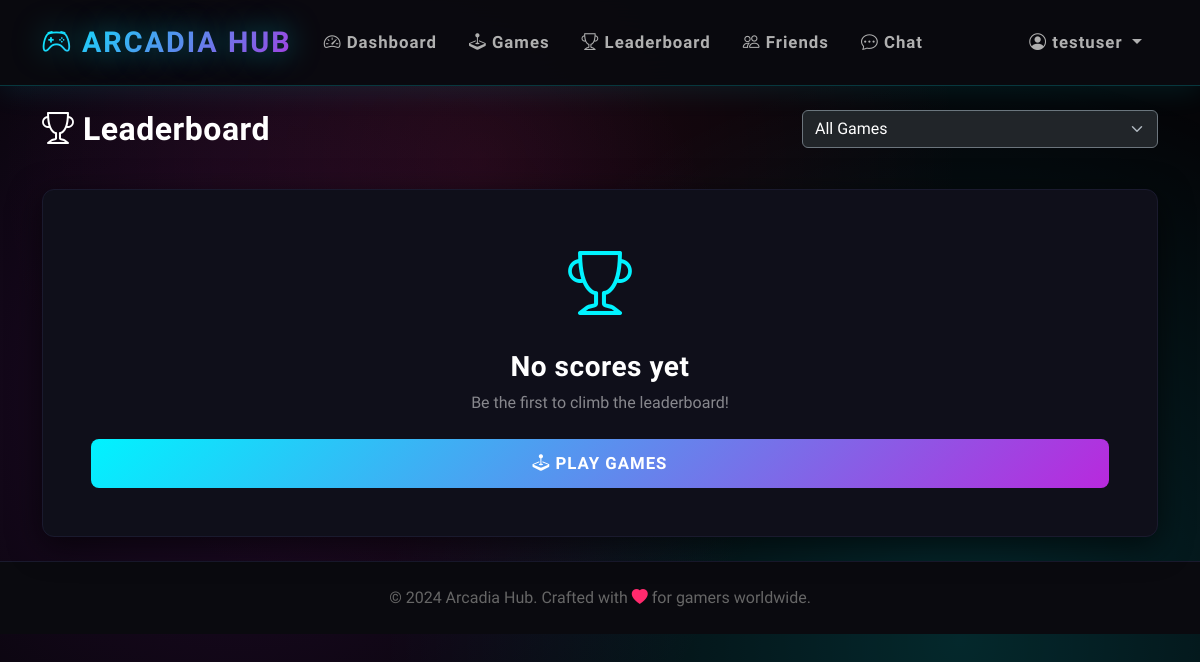
Page /leaderboard (signed in) on the earlier database version.
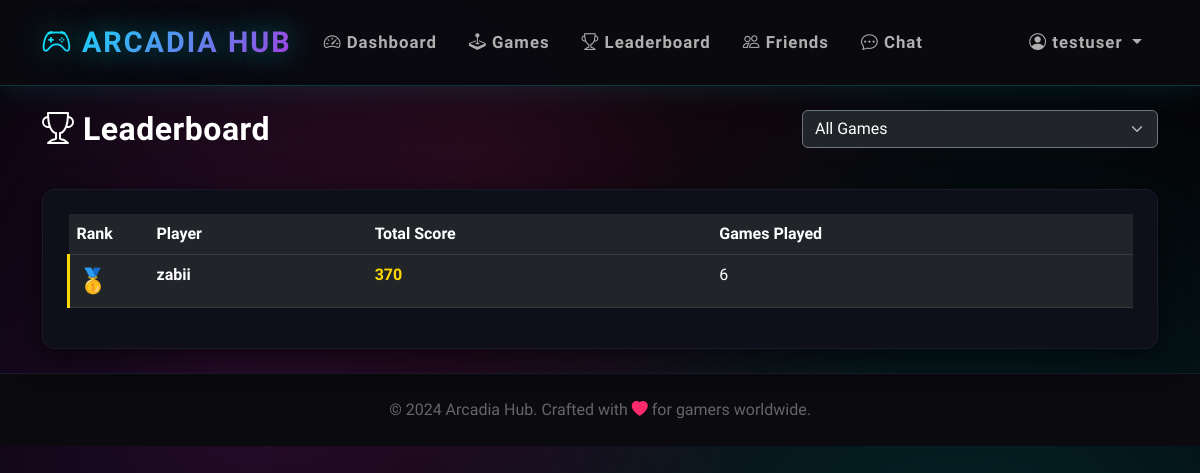
Same page on the later database version.
### models/models.py (models this page shows, shortened)
class User(db.Model):
    __tablename__ = 'users'
    user_id = db.Column(db.Integer, primary_key=True, autoincrement=True)
    username = db.Column(db.String(80), unique=True, nullable=False, index=True)
    email = db.Column(db.String(120), unique=True, nullable=False, index=True)
    password_hash = db.Column(db.String(256), nullable=False)
    created_at = db.Column(db.DateTime, default=datetime.utcnow)
    last_login = db.Column(db.DateTime, default=datetime.utcnow)
    streak = db.Column(db.Integer, default=0)
    coins = db.Column(db.Integer, default=100)
    xp = db.Column(db.Integer, default=0)
    player_level = db.Column(db.Integer, default=1)
    total_games_played = db.Column(db.Integer, default=0)
    total_score = db.Column(db.Integer, default=0)
    avatar_config = db.Column(db.Text, nullable=True)
    settings_config = db.Column(db.Text, default='{"theme": "dark", "sound": true}')
    is_online = db.Column(db.Boolean, default=False)
    last_seen = db.Column(db.DateTime, default=datetime.utcnow)
    scores = db.relationship('Score', backref='user', lazy='dynamic', cascade='all, delete-orphan')
    achievements = db.relationship('Achievement', backref='user', lazy='dynamic', cascade='all, delete-orphan')
    inventory = db.relationship('Inventory', backref='user', lazy='dynamic', cascade='all, delete-orphan')
    sent_messages = db.relationship('Message', foreign_keys='Message.sender_id', backref='sender', lazy='dynamic', cascade='all, delete-orphan')
    received_messages = db.relationship('Message', foreign_keys='Message.recipient_id', backref='recipient', lazy='dynamic', cascade='all, delete-orphan')
    friend_requests_sent = db.relationship('FriendRequest', foreign_keys='FriendRequest.sender_id', backref='sender', lazy='dynamic', cascade='all, delete-orphan')
    friend_requests_received = db.relationship('FriendRequest', foreign_keys='FriendRequest.recipient_id', backref='recipient', lazy='dynamic', cascade='all, delete-orphan')

### routes/main_routes.py (the view)
@main_bp.route('/leaderboard')
@login_required
def leaderboard():
    try:
        game_key = request.args.get('game')
        leaderboard_data = get_leaderboard(game_key=game_key, limit=50)
        games = get_all_games()
        return render_template('leaderboard.html',
                             leaderboard=leaderboard_data,
                             games=games,
                             current_game=game_key)
    except Exception as e:
        logger.error(f"Leaderboard error: {e}")
        flash('Error loading leaderboard', 'danger')
        return redirect(url_for('main.dashboard'))

### services/game_service.py (called while the page is built)
def get_leaderboard(game_key=None, limit=10):
    try:
        query = db.session.query(
            Score.user_id,
            User.username,
            db.func.sum(Score.score).label('total_score'),
            db.func.count(Score.score_id).label('games_played')
        ).join(User, Score.user_id == User.user_id)
        if game_key:
            query = query.filter(Score.game_key == game_key)
        leaderboard = query.group_by(Score.user_id, User.username)\
            .order_by(db.desc('total_score'))\
            .limit(limit)\
            .all()
        return leaderboard
    except Exception as e:
        logger.error(f"Error fetching leaderboard: {e}")
        return []

def get_all_games():
    try:
        games = Game.query.order_by(Game.play_count.desc()).all()
        return games
    except Exception as e:
        logger.error(f"Error fetching games: {e}")
        return []

### utils/helpers.py (called while the page is built)
def login_required(f):
    @wraps(f)
    def decorated_function(*args, **kwargs):
        if 'user_id' not in session:
            flash('Please log in to access this page', 'warning')
            return redirect(url_for('auth.login'))
        return f(*args, **kwargs)
    return decorated_function

### templates/leaderboard.html (shortened to what this page needs)
{% extends "base.html" %}
{% block content %}
<div class="row mb-4">
    <div class="col-md-8">
        <h2 class="text-white mb-3"><i class="bi bi-trophy"></i> Leaderboard</h2>
    </div>
    <div class="col-md-4">
        <select class="form-select bg-dark text-white border-secondary" id="gameFilter">
            <option value="">All Games</option>
        </select>
    </div>
</div>
{% if leaderboard %}
<div class="row">
    <div class="col-md-12">
        <div class="card p-4">
            <div class="table-responsive">
                <table class="table table-dark table-hover">
                    <thead>
                        <tr>
                            <th class="text-white" style="width: 80px;">Rank</th>
                            <th class="text-white">Player</th>
                            <th class="text-white">Total Score</th>
                            <th class="text-white">Games Played</th>
                        </tr>
                    </thead>
                    <tbody>
                        {% for player in leaderboard %}
                        <tr class="{% if loop.index <= 3 %}leaderboard-item{% endif %}">
                            <td class="text-white">
                                {% if loop.index == 1 %}
                                <span style="font-size: 1.5rem;">🥇</span>
                                {% elif loop.index == 2 %}
                                <span style="font-size: 1.5rem;">🥈</span>
                                {% elif loop.index == 3 %}
                                <span style="font-size: 1.5rem;">🥉</span>
                                {% else %}
                                <strong>#{{ loop.index }}</strong>
                                {% endif %}
                            </td>
                            <td class="text-white">
                                <strong>{{ player.username }}</strong>
                            </td>
                            <td class="text-white">
                                <strong style="color: #ffd700;">{{ player.total_score }}</strong>
                            </td>
                            <td class="text-white">{{ player.games_played }}</td>
                        </tr>
                        {% endfor %}
                    </tbody>
                </table>
            </div>
        </div>
    </div>
</div>
{% else %}
<div class="row">
    <div class="col-md-12">
        <div class="card p-5 text-center">
            <i class="bi bi-trophy" style="font-size: 4rem; color: var(--neon-blue);"></i>
            <h3 class="text-white mt-3">No scores yet</h3>
            <p class="text-white-50 mb-4">Be the first to climb the leaderboard!</p>
            <a href="{{ url_for('main.games') }}" class="btn btn-accent">
                <i class="bi bi-joystick"></i> Play Games
            </a>
        </div>
    </div>
</div>
{% endif %}
{% endblock %}

### templates/base.html (shortened to what this page needs)
<!DOCTYPE html>
<html lang="en" data-bs-theme="dark">
<head>
    <link href="https://cdn.jsdelivr.net/npm/bootstrap@5.3.0/dist/css/bootstrap.min.css" rel="stylesheet">
    <link rel="stylesheet" href="https://cdn.jsdelivr.net/npm/bootstrap-icons@1.10.0/font/bootstrap-icons.css">
</head>
<body>
    <nav class="navbar navbar-expand-lg navbar-dark sticky-top">
        <div class="container">
            <a class="navbar-brand" href="{{ url_for('main.dashboard') }}">
                <i class="bi bi-controller"></i> ARCADIA HUB
            </a>
            {% if session.user_id %}
            <div class="collapse navbar-collapse" id="navbarNav">
                <ul class="navbar-nav me-auto">
                    <li class="nav-item">
                        <a class="nav-link" href="{{ url_for('main.dashboard') }}">
                            <i class="bi bi-speedometer2"></i> Dashboard
                        </a>
                    </li>
                    <li class="nav-item">
                        <a class="nav-link" href="{{ url_for('main.games') }}">
                            <i class="bi bi-joystick"></i> Games
                        </a>
                    </li>
                    <li class="nav-item">
                        <a class="nav-link" href="{{ url_for('main.leaderboard') }}">
                            <i class="bi bi-trophy"></i> Leaderboard
                        </a>
                    </li>
                    <li class="nav-item">
                        <a class="nav-link" href="{{ url_for('main.friends') }}">
                            <i class="bi bi-people"></i> Friends
                        </a>
                    </li>
                    <li class="nav-item">
                        <a class="nav-link" href="{{ url_for('main.chat') }}">
                            <i class="bi bi-chat-dots"></i> Chat
                        </a>
                    </li>
                </ul>
                <ul class="navbar-nav">
                    <li class="nav-item dropdown">
                        <a class="nav-link dropdown-toggle" href="#" role="button" data-bs-toggle="dropdown">
                            <i class="bi bi-person-circle"></i> {{ session.username }}
                        </a>
                    </li>
                </ul>
            </div>
            {% endif %}
        </div>
    </nav>
    <main class="py-4">
        <div class="container">
            {% block content %}{% endblock %}
        </div>
    </main>
    <footer class="py-4 mt-auto">
        <div class="container text-center">
            <p class="mb-0" style="color: #666;">
                &copy; 2024 Arcadia Hub. Crafted with <i class="bi bi-heart-fill" style="color: var(--neon-pink);"></i> for gamers worldwide.
            </p>
        </div>
    </footer>
</body>
</html>

### templates/base.html (style rules this page uses)
* { margin: 0; padding: 0; box-sizing: border-box; }
:root { --neon-blue: #00f3ff; --neon-purple: #b829dd; --neon-pink: #ff2a6d; --neon-green: #05ffa1; --dark-bg: #0a0a0f; --darker-bg: #050508; --card-bg: #0f0f1a; --card-border: #1a1a2e; }
body { min-height: 100vh; background: var(--darker-bg); font-family: 'Rajdhani', sans-serif; color: #e0e0e0; overflow-x: hidden; }
body::before { content: ''; position: fixed; top: 0; left: 0; width: 100%; height: 100%; background: radial-gradient(circle at 20% 50%, rgba(184, 41, 221, 0.15) 0%, transparent 50%), radial-gradient(circle at 80% 80%, rgba(0, 243, 255, 0.15) 0%, transparent 50%), radial-gradient(circle at 40% 20%, rgba(255, 42, 109, 0.1) 0%, transparent 50%); pointer-events: none; z-index: -1; }
.navbar { background: rgba(10, 10, 15, 0.95) !important; backdrop-filter: blur(20px); border-bottom: 1px solid rgba(0, 243, 255, 0.2); box-shadow: 0 4px 30px rgba(0, 243, 255, 0.1); padding: 1rem 0; }
.navbar-brand { font-family: 'Orbitron', sans-serif; font-weight: 900; font-size: 1.8rem; background: linear-gradient(135deg, var(--neon-blue), var(--neon-purple)); -webkit-background-clip: text; -webkit-text-fill-color: transparent; background-clip: text; text-shadow: 0 0 30px rgba(0, 243, 255, 0.5); letter-spacing: 2px; }
.nav-link { font-weight: 600; font-size: 1.05rem; letter-spacing: 1px; color: #b0b0b0 !important; transition: all 0.3s ease; position: relative; padding: 0.5rem 1rem !important; }
.nav-link::before { content: ''; position: absolute; bottom: 0; left: 50%; transform: translateX(-50%); width: 0; height: 2px; background: linear-gradient(90deg, var(--neon-blue), var(--neon-purple)); transition: width 0.3s ease; }
.card { background: var(--card-bg) !important; border: 1px solid var(--card-border) !important; border-radius: 12px; box-shadow: 0 8px 32px rgba(0, 0, 0, 0.6); transition: all 0.3s ease; position: relative; overflow: hidden; }
.card::before { content: ''; position: absolute; top: 0; left: 0; right: 0; height: 2px; background: linear-gradient(90deg, transparent, var(--neon-blue), var(--neon-purple), transparent); opacity: 0; transition: opacity 0.3s ease; }
.leaderboard-item:nth-child(1) { background: linear-gradient(135deg, rgba(255, 215, 0, 0.15), rgba(255, 193, 7, 0.05)); border-left: 3px solid #ffd700; }
footer { background: var(--dark-bg); border-top: 1px solid var(--card-border); }
h1, h2, h3, h4, h5, h6 { font-family: 'Rajdhani', sans-serif; font-weight: 700; letter-spacing: 0.5px; }

Differences in the rows shown:
added User: username "zabii", total_score "370", games_played "6"
Other differences:
text no longer shown: "No scores yet Be the first to climb the leaderboard! PLAY GAMES"
text now shown: "Rank Player Total Score Games Played"
